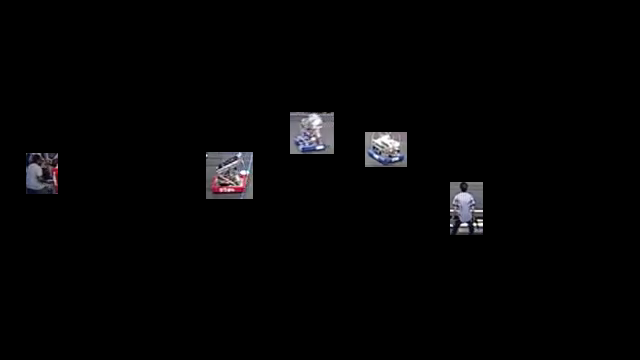
%> input picture Kahl/boxed/42.png, 640 x 360 px
$ octave hough_stough_boxes.m   (GNU Octave 9; MATLAB toolbox functions it lacks are replaced by stand-ins)
%> lines starting %> are read from the running program, lines starting %| are printed output that depends on the picture; in (x1, y1, x2, y2) boxes, pixels count from 0 and x2, y2 are one past the last pixel; in counts of white or black regions, pixels touching at a corner belong together; the program's own positions count from 1
### Kahl/clean_mask_hough.m
function [ cleaned ] = clean_mask_hough( mask )
%CLEAN_MASK Summary of this function goes here
%   Detailed explanation goes here

% Max number of pixels to be counted as a region
MIN_PIXEL_COUNT = numel(mask)/500;

cleaned = mask;
labeled_mask = bwlabel(mask);

for a = 1:max(labeled_mask(:))
    [r,c] = find(labeled_mask == a);
    if numel(r) < MIN_PIXEL_COUNT;
        cleaned(r,c) = 0;
    end
end

converged = 0;

while converged == 0
    labeled_mask2 = bwlabel(cleaned);
    num_regions = max(labeled_mask2(:));
    mean_region_size = sum(cleaned(:))/num_regions;
    converged = 1;
    for a = 1:num_regions
        [r,c] = find(labeled_mask2 == a);
        if numel(r) < mean_region_size/2;
            cleaned(r,c) = 0;
            converged = 0;
        end
    end
end

end

### Kahl/drawParallelLines.m
function [ img_lines, img_paral, R1R2T_paral ] = drawParallelLines( edgels, colour )
%DRAWPARALLELLINES Summary of this function goes here
%   Detailed explanation goes here

img_lines = zeros([size(edgels) 3]);
img_paral = zeros([size(edgels) 3]);
R1R2T_paral = [];

%% Red Lines
[H, T, R] = hough(edgels);
%peaks = houghpeaks(H, 25, 'NHoodSize', [1 1]);
%peaks = houghpeaks(H, 15, 'Threshold', 0.4*max(H(:)));
peaks = houghpeaks(H, 15);
T_peaks = T(peaks(:,2));
R_peaks = R(peaks(:,1));
isParallel = zeros(size(T_peaks));

for a = 1:numel(T_peaks)
    if isParallel(a) == 0
        for b = a+1:numel(T_peaks)
            if abs(T_peaks(a) - T_peaks(b)) < 2% && ...
               %abs(R_peaks(a) - R_peaks(b)) > 10 && ...
               %abs(R_peaks(a) - R_peaks(b)) < 40
                isParallel(a) = 1;
                isParallel(b) = 1;
                R1R2T_paral = [R1R2T_paral;
                               R_peaks(a) R_peaks(b) (T_peaks(a)+T_peaks(b))/2];
            end
        end
    end
end

for a = 1:numel(T_peaks)
    T_a = T_peaks(a);
    R_a = R_peaks(a);
    for c = 1:size(img_lines,2)
        r = round((R_a - c*cosd(T_a))/sind(T_a));
        if r > 0 && r < size(img_lines,1)
            img_lines(r,c,1) = colour(1);
            img_lines(r,c,2) = colour(2);
            img_lines(r,c,3) = colour(3);
            if isParallel(a) == 1
                img_paral(r,c,1) = colour(1);
                img_paral(r,c,2) = colour(2);
                img_paral(r,c,3) = colour(3);
            end
        end
    end
    for r = 1:size(img_lines,1)
        c = round((R_a - r*sind(T_a))/cosd(T_a));
        if c > 0 && c < size(img_lines,2)
            img_lines(r,c,1) = colour(1);
            img_lines(r,c,2) = colour(2);
            img_lines(r,c,3) = colour(3);
            if isParallel(a) == 1
                img_paral(r,c,1) = colour(1);
                img_paral(r,c,2) = colour(2);
                img_paral(r,c,3) = colour(3);
            end
        end
    end
end

% [6 lines of commented-out code are left out]

end

### Kahl/hough_stough_boxes.m
clear all; clc; imtool close all;

rowSize = 300;

img = imread('boxed/42.png');
%> img is the input picture: size 360x640x3 uint8; mean R, G, B 4.4, 4.2, 4.6
%img = imresize(img, rowSize/size(img,1));
imtool(img);

R = double(img(:,:,1));
G = double(img(:,:,2));
B = double(img(:,:,3));

normalize = @(A) ( A - min(A(:)) ) ./ ( max(A(:)) - min(A(:)) );

L = normalize(R + G + B);
S = normalize(R - B);
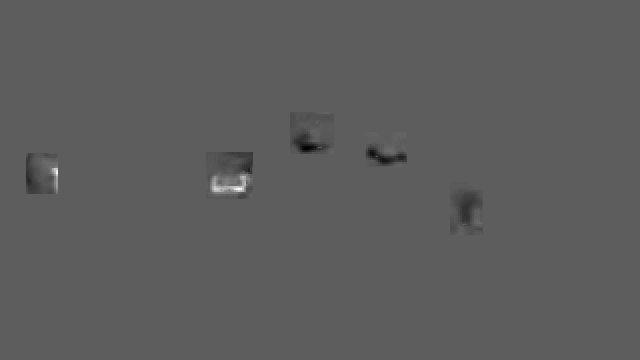
%> S: size 360x640 double; min 0, max 1, mean 0.365
T = normalize(R - 2*G + B);
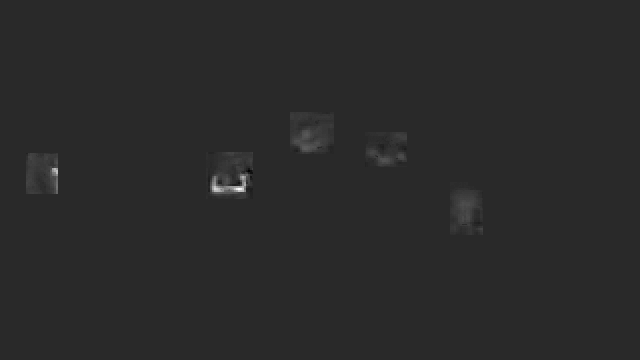
%> T: size 360x640 double; min 0, max 1, mean 0.165

red_mask0 = S > 0.50 & L > 0.20 & L < 0.40 & T > 0.40;
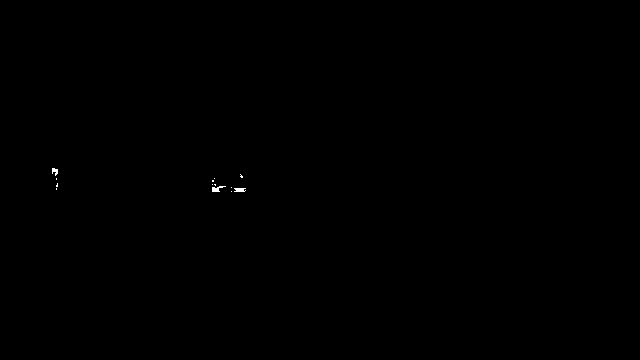
%> red_mask0: size 360x640 logical; 0.06% white; 13 white regions (10 under 20 px), largest, box (x1, y1, x2, y2) and area: (212, 186, 226, 192) 45, (234, 188, 246, 192) 41, (52, 168, 58, 176) 31
blu_mask0 = S < 0.30 & L > 0.20 & L < 0.40;
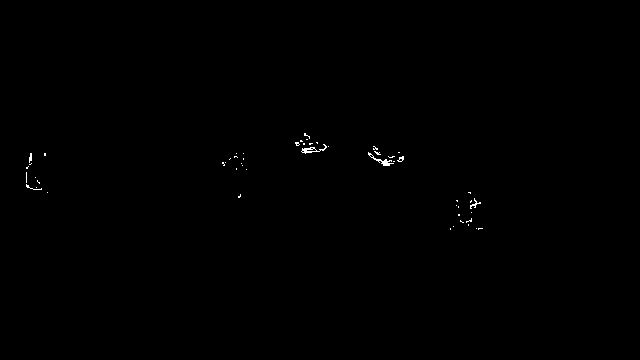
%> blu_mask0: size 360x640 logical; 0.2% white in thin lines or dots, all inside (x1, y1, x2, y2) = (26, 133, 483, 230)
red_mask1 = clean_mask_hough(red_mask0);
%> in clean_mask_hough, `labeled_mask = bwlabel(mask);`: labeled_mask: size 360x640 double; 14 distinct labels, from 0 to 13
%> the loop in clean_mask_hough, `for a = 1:max(labeled_mask(:))` made 13 passes
%> (r, c) on passes 2, 3, 4, 5, 6, 8, 9, 10, 11: ([179; 180], [57; 57]), ([186; 187; 184; 185; 186; 187], [57; 57; 58; 58; 58; 58]), ([189; 190], [57; 57]), ([181; 182; 181; 182], [213; 213; 214; 214]), (185, 213), (179, 215), ([185; 185; 186], [215; 216; 216]), (188, 232), (192, 232)
%> after the loop in clean_mask_hough, `for a = 1:max(labeled_mask(:))`: cleaned: size 360x640 logical; 0.06% of pixels changed, all inside (x1, y1, x2, y2) = (52, 168, 246, 192)
%> the loop in clean_mask_hough, `while converged == 0` made 1 pass
%> (num_regions, mean_region_size) on pass 1: (0, NaN)
blu_mask1 = clean_mask_hough(blu_mask0);
%> in clean_mask_hough (call 2), `labeled_mask = bwlabel(mask);`: labeled_mask: size 360x640 double; 54 distinct labels, from 0 to 53
%> the loop in clean_mask_hough (call 2), `for a = 1:max(labeled_mask(:))` made 53 passes
%> (r, c) on passes 1, 2, 5, 6, 7, 8: ([168; 169; 168; 169; 167], [27; 27; 28; 28; 29]), ([173; 174; 175; 176; 177; 178; 179; 180; 181; 182; 183], [27; 27; 27; 27; 27; 27; 27; 27; 27; 27; 27]), ([165; 165; 164], [30; 31; 32]), (178, 36), (188, 37), ([181; 182; 183; 183; 184], [38; 38; 39; 40; 40])
%> the loop in clean_mask_hough (call 2), `while converged == 0` made 1 pass
red_mask2 = imclose(red_mask1, strel('disk',3));
blu_mask2 = imclose(blu_mask1, strel('disk',3));

E_red2 = edge(red_mask2, 'sobel');
E_blu2 = edge(blu_mask2, 'sobel');

figure(1);
subplot(2,2,1); imshow(E_red2);
subplot(2,2,2); imshow(E_blu2);

[lines_red, paral_red, R1R2T_paral_red] = drawParallelLines(E_red2, [0 255 0]);
%> in drawParallelLines, `[H, T, R] = hough(edgels);`: H: size 1467x180 double; every value is 0
%> in drawParallelLines, `[H, T, R] = hough(edgels);`: T = 180 values from -90 to 89; R = 1467 values from -733 to 733
%> in drawParallelLines, `peaks = houghpeaks(H, 15);`: peaks = 15 rows, first 12: [1 1; 1 1; 1 1; 1 1; 1 1; 1 1; 1 1; 1 1; 1 1; 1 1; 1 1; 1 1]
%> in drawParallelLines, `T_peaks = T(peaks(:,2));`: T_peaks = [-90 -90 -90 -90 -90 -90 -90 -90 -90 -90 -90 -90 -90 -90 -90]
%> in drawParallelLines, `R_peaks = R(peaks(:,1));`: R_peaks = [-733 -733 -733 -733 -733 -733 -733 -733 -733 -733 -733 -733 -733 -733 -733]
%> the loop in drawParallelLines, `for a = 1:numel(T_peaks)` made 15 passes
%> after the loop in drawParallelLines, `for a = 1:numel(T_peaks)`: R1R2T_paral = 14 rows, first 12: [-733 -733 -90; -733 -733 -90; -733 -733 -90; -733 -733 -90; -733 -733 -90; -733 -733 -90; -733 -733 -90; -733 -733 -90; -733 -733 -90; -733 -733 -90; -733 -733 -90; -733 -733 -90]; isParallel = [1 1 1 1 1 1 1 1 1 1 1 1 1 1 1]
%> after the loop in drawParallelLines, `for a = 1:numel(T_peaks)`: img_lines: size 360x640x3 double; every value is 0
%> R1R2T_paral_red has the same summary as R1R2T_paral in drawParallelLines
[lines_blu, paral_blu, R1R2T_paral_blu] = drawParallelLines(E_blu2, [255 255 0]);
%> the loop in drawParallelLines (call 2), `for a = 1:numel(T_peaks)` made 15 passes
%> R1R2T_paral_blu has the same summary as R1R2T_paral in drawParallelLines

img_lines = img + uint8(lines_red + lines_blu);
img_paral = img + uint8(paral_red + paral_blu);

centroids_red = [];

for a = 1:size(R1R2T_paral_red,1)
    R1 = R1R2T_paral_red(a,1);
    R2 = R1R2T_paral_red(a,2);
    T = R1R2T_paral_red(a,3);
    [r, c] = find(red_mask2 == 1);
    rbar = round(mean(r( c*cosd(T) + r*sind(T) > min([R1 R2]) & ...
                         c*cosd(T) + r*sind(T) < max([R1 R2]) )));
    cbar = round(mean(c( c*cosd(T) + r*sind(T) > min([R1 R2]) & ...
                         c*cosd(T) + r*sind(T) < max([R1 R2]) )));
    centroids_red = [centroids_red; rbar cbar];
%> (the run ends here)
